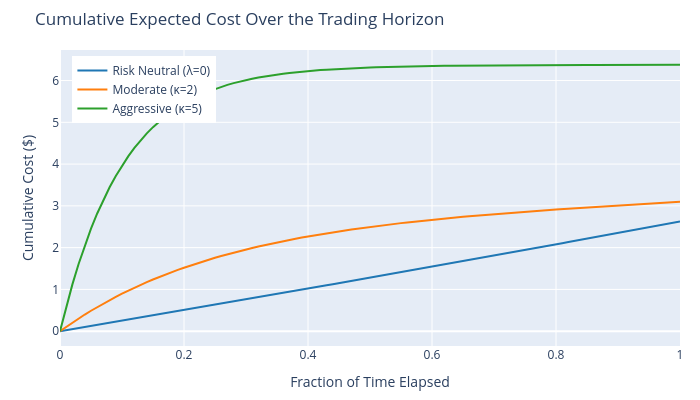

The notebook cell this image was saved under:
### Markdown cell above
How that cost accrues over the trading horizon: cumulative permanent-impact
cost has a closed form, $(\gamma/2)(X - x(t))^2$, since it depends only on
how many shares have been sold by time $t$; cumulative temporary-impact cost
is the running integral of $\eta \dot(x)(t)^2$, computed numerically here.

### Code cell
def cumulative_trapezoid(y: np.ndarray, x: np.ndarray) -> np.ndarray:
    increments = (y[:-1] + y[1:]) / 2 * np.diff(x)
    return np.concatenate([[0.0], np.cumsum(increments)])


fig = go.Figure()
for label, kappa in kappas_illustrative.items():
    x_t = optimal_holdings(t_grid, X, T, kappa)
    trading_rate = -np.gradient(x_t, t_grid)
    cumulative_temp_cost = eta * cumulative_trapezoid(trading_rate**2, t_grid)
    cumulative_perm_cost = permanent_impact_cost(X - x_t, gamma)
    cumulative_cost = cumulative_perm_cost + cumulative_temp_cost

    legend_suffix = "λ=0" if kappa == 0.0 else f"κ={kappa:.2g}"
    fig.add_trace(
        go.Scatter(
            x=t_grid / T,
            y=cumulative_cost,
            mode="lines",
            name=f"{labels_display[label]} ({legend_suffix})",
            line={"width": 2, "color": colors[label]},
        )
    )
fig.update_layout(
    title="Cumulative Expected Cost Over the Trading Horizon",
    xaxis_title="Fraction of Time Elapsed",
    yaxis_title="Cumulative Cost ($)",
    width=700,
    height=400,
    margin={"l": 60, "r": 20, "t": 50, "b": 50},
    legend={"x": 0.02, "y": 0.98},
)
fig.show()
